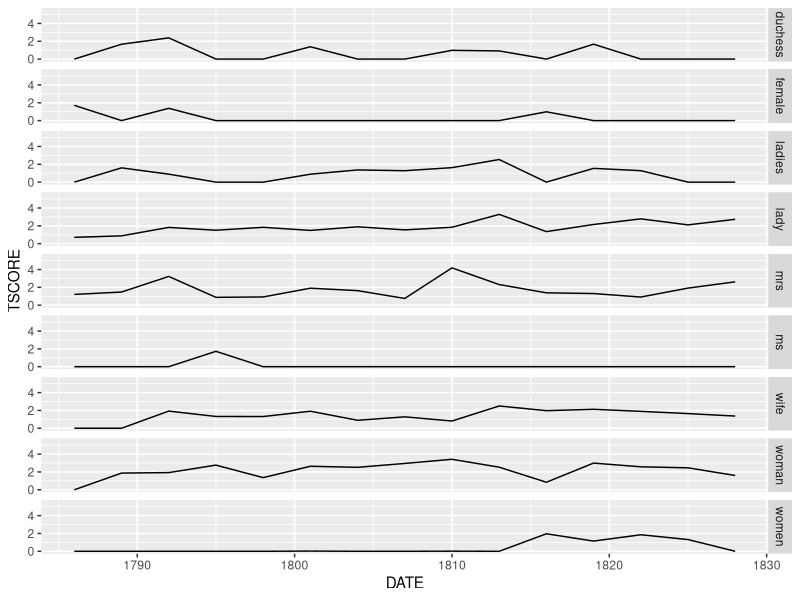
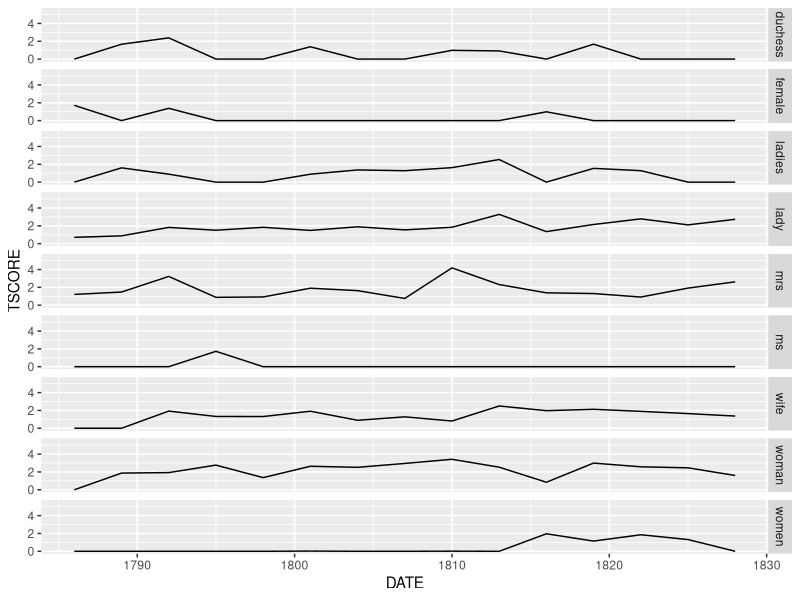

Reproduce these figures in R, in order.
#load packages

setwd("/home/james/R/2014-11_BM-catalogue/data")
library(lubridate)
library(dplyr, warn.conflicts = FALSE)
library(tidyr, warn.conflicts = FALSE)
library(ggplot2)
library(dplyr)

#read data from csv

gender <- read.csv("BMfemalemalelistsay.csv")
gender2 <- filter(gender, CATEGORY=="female")

#plot data

ggplot(gender2, aes(x = DATE, y = TSCORE)) +
	geom_line() +
	xlim(1786, 1828) +
	ylim(0, 5.5) +
	facet_grid(WORD ~ .)

#save data to file

setwd("/home/james/R/2014-11_BM-catalogue/viz")
ggsave("BMfemalemalelistsay-femgrid.png", width = 3.5, height = 7)
